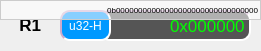
     <widget class="QWidget" name="widget" native="true">
      <property name="geometry">
       <rect>
        <x>0</x>
        <y>80</y>
        <width>261</width>
        <height>51</height>
       </rect>
      </property>
      <widget class="QLineEdit" name="DataEdit_r1">
       <property name="geometry">
        <rect>
         <x>100</x>
         <y>10</y>
         <width>151</width>
         <height>31</height>
        </rect>
       </property>
       <property name="font">
        <font>
         <pointsize>13</pointsize>
         <weight>50</weight>
         <bold>false</bold>
        </font>
       </property>
       <property name="styleSheet">
        <string notr="true">QLineEdit{
	background-color:#555555;
	border:2px inset #ccaacc;
	border-radius:10px;
	color:rgb(0,255,0);
}</string>
       </property>
       <property name="text">
        <string>0x000000</string>
       </property>
       <property name="alignment">
        <set>Qt::AlignRight|Qt::AlignTrailing|Qt::AlignVCenter</set>
       </property>
       <property name="readOnly">
        <bool>true</bool>
       </property>
      </widget>
      <widget class="QLabel" name="label">
       <property name="geometry">
        <rect>
         <x>10</x>
         <y>14</y>
         <width>51</width>
         <height>21</height>
        </rect>
       </property>
       <property name="font">
        <font>
         <pointsize>13</pointsize>
         <weight>75</weight>
         <bold>true</bold>
        </font>
       </property>
       <property name="layoutDirection">
        <enum>Qt::LeftToRight</enum>
       </property>
       <property name="text">
        <string>  R1</string>
       </property>
      </widget>
      <widget class="QPushButton" name="NumSysSetButton_r1">
       <property name="geometry">
        <rect>
         <x>60</x>
         <y>10</y>
         <width>51</width>
         <height>31</height>
        </rect>
       </property>
       <property name="styleSheet">
        <string notr="true">QPushButton{
	background-color:#0099ff;
	border:2px inset #ccaacc;
	border-radius:10px;
	color:rgb(255,255,255);
}

QPushButton::hover{
	background-color:#0033ff;
	border:2px inset #0077ff;
	border-radius:1px;
	color:rgb(200,200,200);
}
QPushButton::pressed{
	border:2px inset #ffffff;
	border-radius:1px;
}</string>
       </property>
       <property name="text">
        <string>u32-H</string>
       </property>
      </widget>
      <widget class="QLabel" name="RegPrompt_r1">
       <property name="geometry">
        <rect>
         <x>0</x>
         <y>0</y>
         <width>261</width>
         <height>20</height>
        </rect>
       </property>
       <property name="font">
        <font>
         <pointsize>6</pointsize>
        </font>
       </property>
       <property name="styleSheet">
        <string notr="true">QWidget{
	background-color:#88ffffff;
    border:1px solid #cccccc;
	border-radius:20px;
}</string>
       </property>
       <property name="text">
        <string>0b00000000000000000000000000000000</string>
       </property>
       <property name="alignment">
        <set>Qt::AlignRight|Qt::AlignTrailing|Qt::AlignVCenter</set>
       </property>
      </widget>
     </widget>
